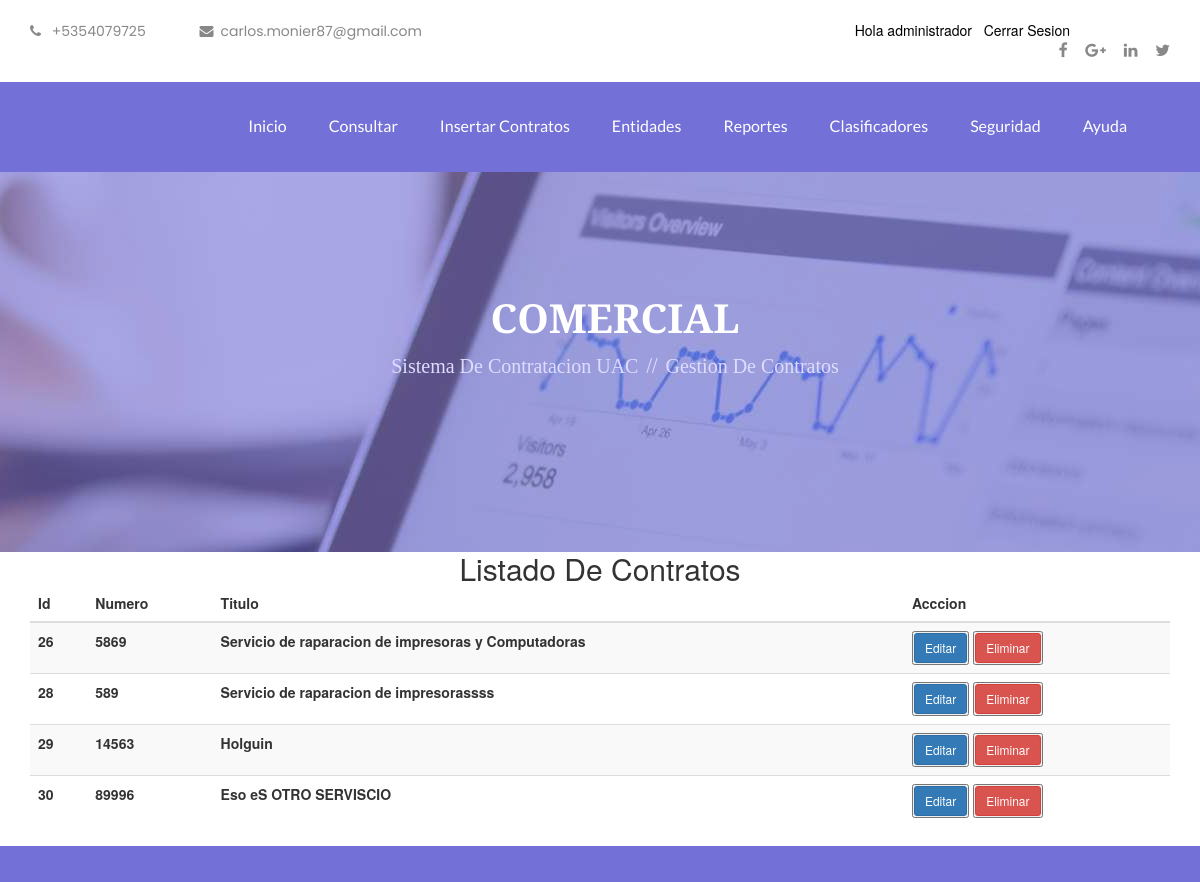
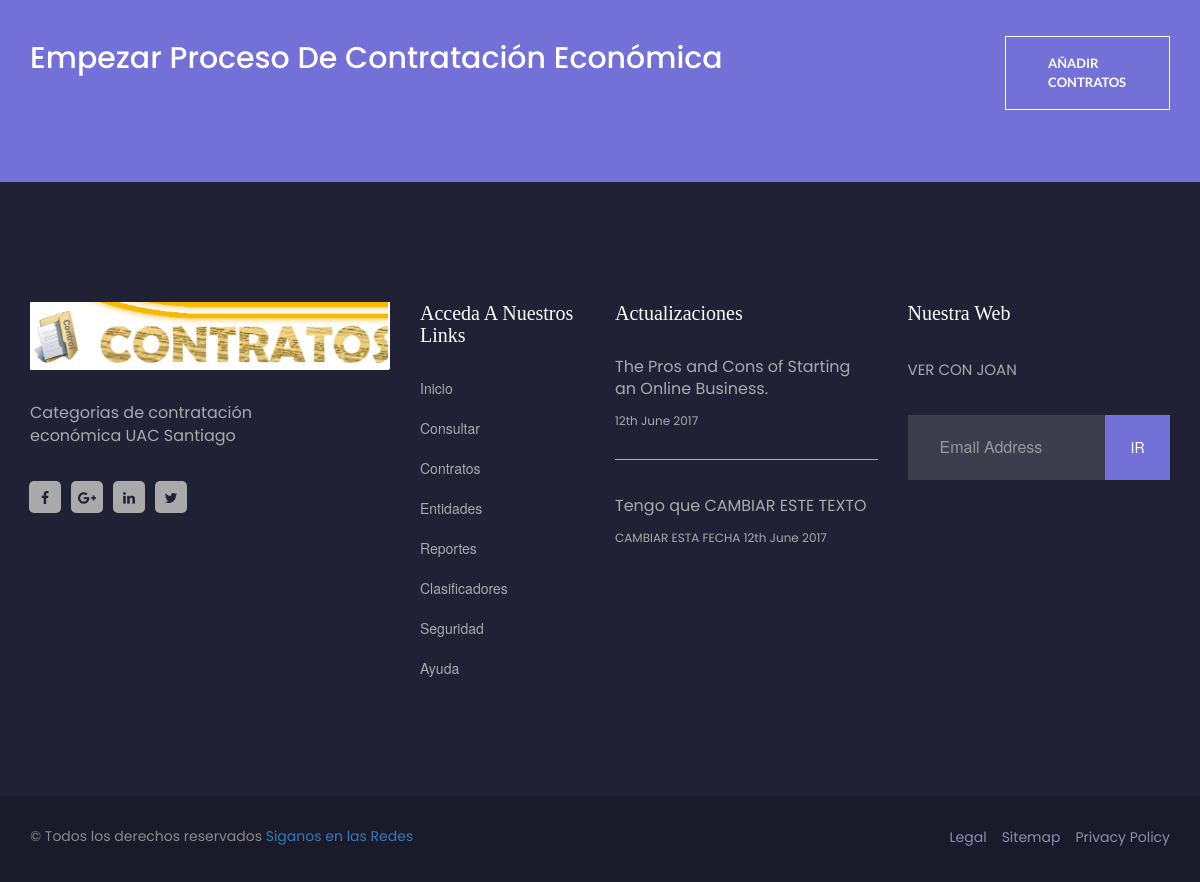
Page /Consultar/Consultar/Consultar/ (signed in) on the committed database (2 pictures, top to bottom).
### Contratos/models.py (models this page shows, shortened)
class Contratos(models.Model):
    titulo = models.CharField(max_length=200, null=True, verbose_name="Titulo")
    numero = models.CharField(max_length=30, null=False, unique=True, verbose_name="Número")
    importe = models.DecimalField(max_digits=10, decimal_places=2, null=False, verbose_name="Importe")
    fecha = models.DateTimeField(default=datetime.now, null=True, blank=True, verbose_name="Fecha")
    cliente = models.CharField(max_length=200, null=False, verbose_name="Cliente")
    aprobado=models.BooleanField(default=False)
    proveedores= models.ForeignKey(Proveedor, blank=True, null=True, on_delete=models.CASCADE)
    observacion = models.TextField(null=True, blank=True, verbose_name="Observación")
    class Meta:
        verbose_name='contrato'
        verbose_name_plural='contratos'

### Consultar/views.py (the view)
# urls.py: path('Consultar/Consultar/', views.Consultar, name='Consultar'),
def Consultar(request):
        contratos=Contratos.objects.all()
        context= {'contratos':contratos}
        return render(request, 'Consultar/Consultar.html', context)

### Consultar/Templates/Consultar/Consultar.html (shortened to what this page needs)
{% extends "proyectoWebapp/base.html" %}
{% load static %}
{% block content %}
<div class="container text-center">
        <h2>Listado de Contratos</h2>
{% if request.user.is_authenticated %}
<div class="table-responsive">
        <table class="table table-striped table-dark">
                <thead>
                        <tr>
                                <th scope="col">Id</th>
                                <th scope="col">Numero</th>
                                <th scope="col">Titulo</th>
                                <th scope="col">Acccion</th>
                        </tr>
                </thead>
                <tbody>
                        {% for contratos in contratos %}
                        <tr>
                                <th scope="row">{{contratos.id}}</th>
                                <th>{{contratos.numero}}</th>
                                <th>{{contratos.titulo}}</th>
                                <th>
                                        <button><a class="btn btn-primary btn-sm" href="{% url 'editar' contratos.id %}"> Editar</a></button>
                                        <button><a class="btn btn-danger btn-sm" href="{% url 'eliminar' contratos.id %}"> Eliminar</a></button>
                                </th>
                        </tr>
                        {% endfor %}
                </tbody>
        </table>
</div>
</div>
{% else %}
Debe Autenticarse
{% endif %}
{% endblock %}

### proyectoWebapp/template/proyectoWebapp/base.html (shortened to what this page needs)
<!doctype html>
<html class="no-js" lang="en">
    <head>
		{% load static %}
		<link href="{% static 'proyectoWebapp/css/bootstrap.min.css'%}" rel="stylesheet">
        <link rel="stylesheet" href="static/proyectoWebapp/css/font-awesome.min.css">
		<link rel="stylesheet" href="https://cdn.linearicons.com/free/1.0.0/icon-font.min.css">
        <link rel="stylesheet" href="static/proyectoWebapp/css/animate.css">
        <link rel="stylesheet" href="static/proyectoWebapp/css/hover-min.css">
        <link rel="stylesheet" href="static/proyectoWebapp/css/magnific-popup.css">
        <link rel="stylesheet" href="static/proyectoWebapp/css/owl.carousel.min.css">
		<link href="static/proyectoWebapp/css/owl.theme.default.min.css" rel="stylesheet"/>
        <link rel="stylesheet" href="static/proyectoWebapp/css/bootstrap.min.css">
		<link href="static/proyectoWebapp/css/bootsnav.css" rel="stylesheet"/>
        <link rel="stylesheet" href="{% static 'proyectoWebapp/css/style.css'%}">
        <link rel="stylesheet" href="{% static 'proyectoWebapp/css/responsive.css'%}">
    </head>
	<body>
		<section class="header">
			<div class="container">
				<div class="header-left">
					<ul class="pull-left">
						<li>
							<a href="#">
								<i class="fa fa-phone" aria-hidden="true"></i> +5354079725
							</a>
						</li>
						<li>
							<a href="#">
								<i class="fa fa-envelope" aria-hidden="true"></i>carlos.monier87@gmail.com
							</a>
						</li>
					</ul>
				</div>
		<div style="text-align: right; margin-right: 100px; color:black;">
			{% if user.is_authenticated %}
			Hola {{user.username}} &nbsp;&nbsp;<a href="{% url 'cerrar_session' %}" style="color:black;">Cerrar Sesion</a>
			{% else %}
			<a href="{% url 'logear' %}" style="color:black;">Login</a> &nbsp; &nbsp; <a href="{% url 'autenticacion' %}" style="color:black;">Registrarse</a>
			{% endif %}
			</div>
				<div class="header-right pull-right">
					<ul>
						<li class="reg">
						</li>
						<li>
							<div class="social-icon">
								<ul>
									<li><a href="#"><i class="fa fa-facebook"></i></a></li>
									<li><a href="#"><i class="fa fa-google-plus"></i></a></li>
									<li><a href="#"><i class="fa fa-linkedin"></i></a></li>
									<li><a href="#"><i class="fa fa-twitter"></i></a></li>
								</ul>
							</div>
						</li>
					</ul>
				</div>
			</div>
		</section>
		<section id="menu">
			<div class="container">
				<div class="menubar">
					<nav class="navbar navbar-default">
						<div class="collapse navbar-collapse" id="bs-example-navbar-collapse-1">
							<ul class="nav navbar-nav navbar-right">
								<li class="{% if request.path == '/' %} active{% endif %}"><a href="{% url 'Inicio' %}">Inicio</a></li>
								<li class="{% if request.path == '/Consultar' %} active{% endif %}"><a href="{% url 'Consultar' %}">Consultar</a></li>
								<li class="{% if request.path == '/Contratos' %} active{% endif %}"><a href="{% url 'Contratos' %}">Insertar Contratos</a></li>
								<li class="{% if request.path == '/Entidades' %} active{% endif %}"><a href="{% url 'Entidades' %}">Entidades</a></li>
								<li class="{% if request.path == '/Reportes' %} active{% endif %}"><a href="{% url 'Reportes' %}">Reportes</a></li>
								<li class="{% if request.path == '/Clasificadores' %} active{% endif %}"><a href="{% url 'Clasificadores' %}">Clasificadores</a></li>
								<li class="{% if request.path == '/Seguridad' %} active{% endif %}"><a href="{% url 'Seguridad' %}">Seguridad</a></li>
								<li class="{% if request.path == '/Ayuda' %} active{% endif %}"><a href="{% url 'Ayuda' %}">Ayuda</a></li>
								<li class="search">
									<form action="">
									</form>
								</li>
							</ul>
						</div>
					</nav>
				</div>
			</div>
		</section>
		<section class="about-part project-part">
			<div class="container">
				<div class="about-part-details text-center">
					<h2>COMERCIAL</h2>
					<div class="about-part-content">
						<div class="breadcrumbs">
							<div class="container">
								<ol class="breadcrumb">
								  <li><a href="index.html">Sistema de Contratacion UAC</a><span>//</span></li>
								  <li><a href="project.html">Gestion de Contratos</a></li>
								</ol>
							</div>
						</div>
					</div>
				</div>
			</div>
		</section>
		{% block content %}
		{% endblock content %}
		<section  class="new-project">
			<div class="container">
				<div class="new-project-details">
					<div class="row">
						<div class="col-md-10 col-sm-8">
							<div class="single-new-project">
								<h3>
									Empezar proceso de contratación económica
								</h3>
							</div>
						</div>
						<div class="col-md-2 col-sm-4">
							<div class="single-new-project">
								<a href="{% url 'Contratos' %}" class="slide-btn">
									Añadir Contratos
								</a>
							</div>
						</div>
					</div>
				</div>
			</div>
		</section>
		<section class="hm-footer">
			<div class="container">
				<div class="hm-footer-details">
					<div class="row">
						<div class="col-md-4 col-sm-6 col-xs-12">
							<div class="hm-footer-widget">
								<div class="hm-foot-title ">
									<div class="logo">
										<a href="index.html">
											<img src="{% static 'proyectoWebapp/images/logo/ver.png' %}" alt="ver" />
										</a>
									</div>
								</div>
								<div class="hm-foot-para">
									<p>
										Categorias de contratación económica UAC Santiago
									</p>
								</div>
								<div class="hm-foot-icon">
									<ul>
										<li><a href="#"><i class="fa fa-facebook" aria-hidden="true"></i></a></li>
										<li><a href="#"><i class="fa fa-google-plus" aria-hidden="true"></i></a></li>
										<li><a href="#"><i class="fa fa-linkedin" aria-hidden="true"></i></a></li>
										<li><a href="#"><i class="fa fa-twitter" aria-hidden="true"></i></a></li>
									</ul>
								</div>
							</div>
						</div>
						<div class=" col-md-2 col-sm-6 col-xs-12">
							<div class="hm-footer-widget">
								<div class="hm-foot-title">
									<h4>Acceda a Nuestros Links</h4>
								</div>
								<div class="footer-menu ">
									<ul class="">
										<li ><a href="{% url 'Inicio' %}">Inicio</a></li>
										<li><a href="{% url 'Consultar' %}">Consultar</a></li>
										<li ><a href="{% url 'Contratos' %}">Contratos</a></li>
										<li class="active"><a href="{% url 'Entidades' %}">Entidades</a></li>
										<li><a href="{% url 'Reportes' %}">Reportes</a></li>
										<li><a href="{% url 'Clasificadores' %}">Clasificadores</a></li>
										<li><a href="{% url 'Seguridad' %}">Seguridad</a></li>
										<li><a href="{% url 'Ayuda' %}">Ayuda</a></li>
									</ul>
								</div>
							</div>
						</div>
						<div class=" col-md-3 col-sm-6 col-xs-12">
							<div class="hm-footer-widget">
								<div class="hm-foot-title">
									<h4>Actualizaciones</h4>
								</div>
								<div class="hm-para-news">
									<a href="blog_single.html">
										The Pros and Cons of Starting an Online Business.
									</a>
									<span>12th June 2017</span>
								</div>
								<div class="footer-line">
									<div class="border-bottom"></div>
								</div>
								<div class="hm-para-news">
									<a href="blog_single.html">
										Tengo que CAMBIAR ESTE TEXTO
									</a>
									<span>CAMBIAR ESTA FECHA 12th June 2017</span>
								</div>
							</div>
						</div>
						<div class=" col-md-3 col-sm-6  col-xs-12">
							<div class="hm-footer-widget">
								<div class="hm-foot-title">
									<h4>Nuestra Web</h4>
								</div>
								<div class="hm-foot-para">
									<p class="para-news">
										VER CON JOAN
									</p>
								</div>
								<div class="hm-foot-email">
									<div class="foot-email-box">
										<input type="text" class="form-control" placeholder="Email Address">
									</div>
									<div class="foot-email-subscribe">
										<button type="button" >Ir</button>
									</div>
								</div>
							</div>
						</div>
					</div>
				</div>
			</div>
		</section>
		<footer class="footer-copyright">
			<div class="container">
				<div class="row">
					<div class="col-sm-7">
						<div class="foot-copyright pull-left">
							<p>
								&copy; Todos los derechos reservados
							 	<a href="https://twitter.com/Dmonier87">Siganos en las Redes</a>
							</p>
						</div>
					</div>
					<div class="col-sm-5">
						<div class="foot-menu pull-right
						">
							<ul>
								<li ><a href="https://twitter.com/Dmonier87">legal</a></li>
								<li ><a href="https://twitter.com/Dmonier87">sitemap</a></li>
								<li ><a href="https://twitter.com/Dmonier87">privacy policy</a></li>
							</ul>
						</div>
					</div>
				</div>
			</div>
		</footer>
    </body>
</html>

### proyectoWebapp/static/proyectoWebapp/css/bootsnav.css (style rules this page uses)
body { -webkit-transition: all 0.3s ease-in-out; -moz-transition: all 0.3s ease-in-out; -o-transition: all 0.3s ease-in-out; -ms-transition: all 0.3s ease-in-out; transition: all 0.3s ease-in-out; }

### rows in the picture
Contratos: id "26", numero "5869", titulo "Servicio de raparacion de impresoras y Computadoras"
Contratos: id "28", numero "589", titulo "Servicio de raparacion de impresorassss"
Contratos: id "29", numero "14563", titulo "Holguin"
Contratos: id "30", numero "89996", titulo "Eso eS OTRO SERVISCIO"

### other values in the picture
{{ user.username }} "administrador"
